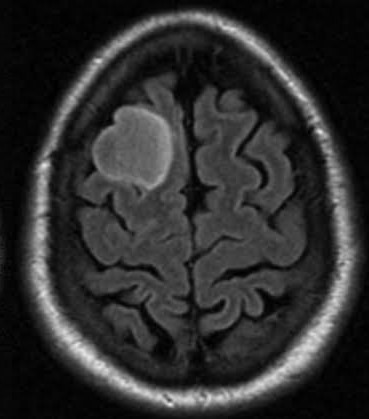
#> input picture mini_data/0.jpg, 369 x 419 px; its folder holds 4 pictures in this run
$ jupyter execute --allow-errors S10_Clustering_Lab_2.ipynb
#> lines starting #> are read from the running program, lines starting #| are printed output that depends on the picture
# **Práctica Clustering**

## **Clustering**

*Clustering
El un método de *machine learning*, **no supervisados**, cuyo principal objetivo encontrar grupos de datos con patrones similares. Algunos de esos
algoritmos son [**kmeans**](https://towardsdatascience.com/k-means-clustering-algorithm-applications-evaluation-methods-and-drawbacks-aa03e644b48a), [**mean sheaf**](https://www.geeksforgeeks.org/ml-mean-shift-clustering/) y [**DBScan**](https://www.kdnuggets.com/2020/04/dbscan-clustering-algorithm-machine-learning.html)

## **Segmentación de imágenes médicas mediante técnicas de clustering**

Para esta práctica vuestro grupo utilizará la siguiente
[base de datos](https://drive.google.com/file/d/1HuOf5CWxZRsWr-37TIxP5msAqmgsYE4o/view?usp=sharing). Esta base de datos contiene imágenes BMP de tomografías de cerebro.

Tenga en cuanta que as imágenes, a color, son cubos de m x n x k , donde m es el número de filas, n el número de columnas y K=3, en caso de imágenes a color, es el número de canales de la imagen.  Por otro lado, cada pixel, se representa, generalmente como un vector de tamaño k, donde k es el número canales. Luego, podemos pensar en una imagen como un conjunto de puntos en un espacio k  dimensional y por lo tanto, podemos agrupar aquellos pixels cuyos vectores sean lo más similares entre sí, esto aplicando cualquiera de los métodos vistos en clase.

## **Actividades**

1. Utilizar el algoritmo kmeans, DBscan y meanshift para generar cluster con las imágenes de cerebros.

[cell 1]
import pandas as pd
import numpy as np
import matplotlib.pyplot as plt
import seaborn as sns
from PIL import Image
from scipy.spatial import distance
from operator import itemgetter
import time
import imageio
import os
from natsort import natsorted

[cell 2]
# IMG_PATH = 'data/'
IMG_PATH ='mini_data/'

[cell 3]
def get_data(src_dir):
    """
    get_data

    :param src_dir: Directorio origen para leer las imágenes.
    :return np.asarray(x): Vector con los vectores característicos de las imágenes en 1D.
    """
#> called with src_dir = 'mini_data/'
    data = []

    for train_img in natsorted(os.listdir(src_dir)):
        image_path = f"{src_dir}/{train_img}"
        img = Image.open(image_path)
#> img is the input picture: PIL image 369x419 RGB; min 0, max 235, mean 46.5
        newsize = (100, 100)
        img = img.resize(newsize)
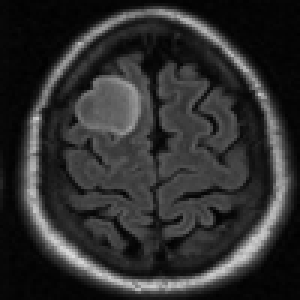
#> img: PIL image 100x100 RGB (shown 3 times larger); min 1, max 219, mean 46.5
        matrix = np.asarray(img)
        matrix = [list(matrix[i][j]) + [i, j] for i in range(len(matrix)) for j in range(len(matrix[i]))]
#> matrix = 10000 items, first 6: [7, 7, 7, 0, 0], [7, 7, 7, 0, 1], [6, 6, 6, 0, 2], [4, 4, 4, 0, 3], [3, 3, 3, 0, 4], [4, 4, 4, 0, 5]
        matrix = pd.DataFrame(matrix, columns=['R','G','B','i','j'])
#> matrix = table of 10000 rows and 5 columns
        data.append(matrix)
#> pass 2 of the loop in get_data, `for train_img in natsorted(os.listdir(src_dir)):`:
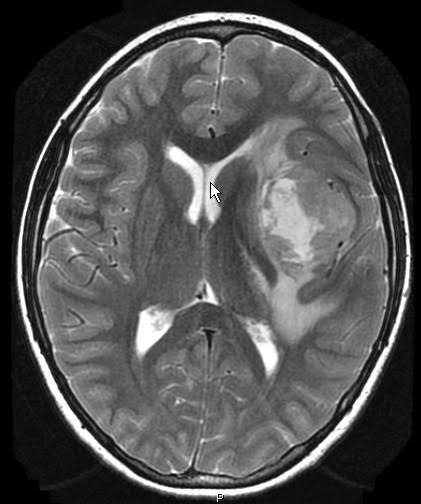
#> input picture mini_data/1.jpg, 421 x 504 px
#> in get_data, img is the input picture: PIL image 421x504 RGB; min 0, max 255, mean 81.2
#> in get_data, `img = img.resize(newsize)`:
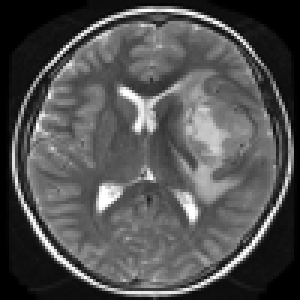
#> img: PIL image 100x100 RGB (shown 3 times larger); min 0, max 255, mean 81.1
#> in get_data, `matrix = [list(matrix[i][j]) + [i, j] for i in range(len(matrix)) for ..`: matrix = 10000 items, first 6: [0, 0, 0, 0, 0], [0, 0, 0, 0, 1], [0, 0, 0, 0, 2], [0, 0, 0, 0, 3], [0, 0, 0, 0, 4], [0, 0, 0, 0, 5]
#> in get_data, `matrix = pd.DataFrame(matrix, columns=['R','G','B','i','j'])`: matrix = table of 10000 rows and 5 columns
#> pass 3 of the loop in get_data, `for train_img in natsorted(os.listdir(src_dir)):`:
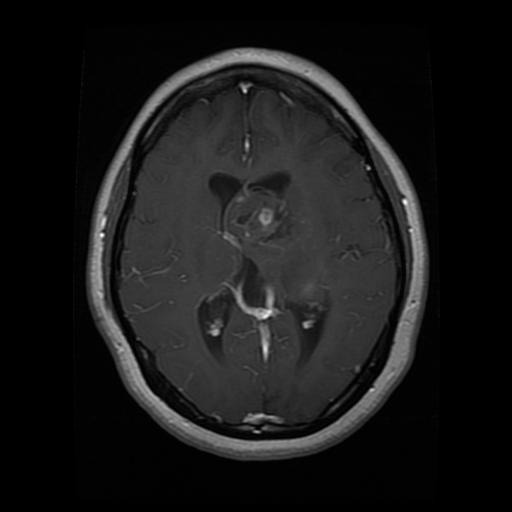
#> input picture mini_data/10.jpg, 512 x 512 px
#> in get_data, img is the input picture: PIL image 512x512 RGB; min 0, max 255, mean 24.9
#> in get_data, `img = img.resize(newsize)`:
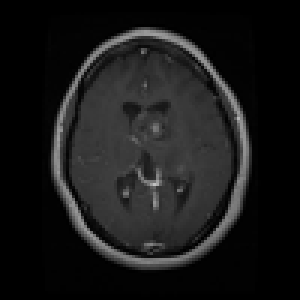
#> img: PIL image 100x100 RGB (shown 3 times larger); min 0, max 192, mean 24.9
#> in get_data, `matrix = [list(matrix[i][j]) + [i, j] for i in range(len(matrix)) for ..`: matrix = 10000 items, first 6: [0, 0, 0, 0, 0], [0, 0, 0, 0, 1], [0, 0, 0, 0, 2], [0, 0, 0, 0, 3], [0, 0, 0, 0, 4], [0, 0, 0, 0, 5]
#> in get_data, `matrix = pd.DataFrame(matrix, columns=['R','G','B','i','j'])`: matrix = table of 10000 rows and 5 columns
#> the loop made 4 passes; the first 3 are shown
    return data
